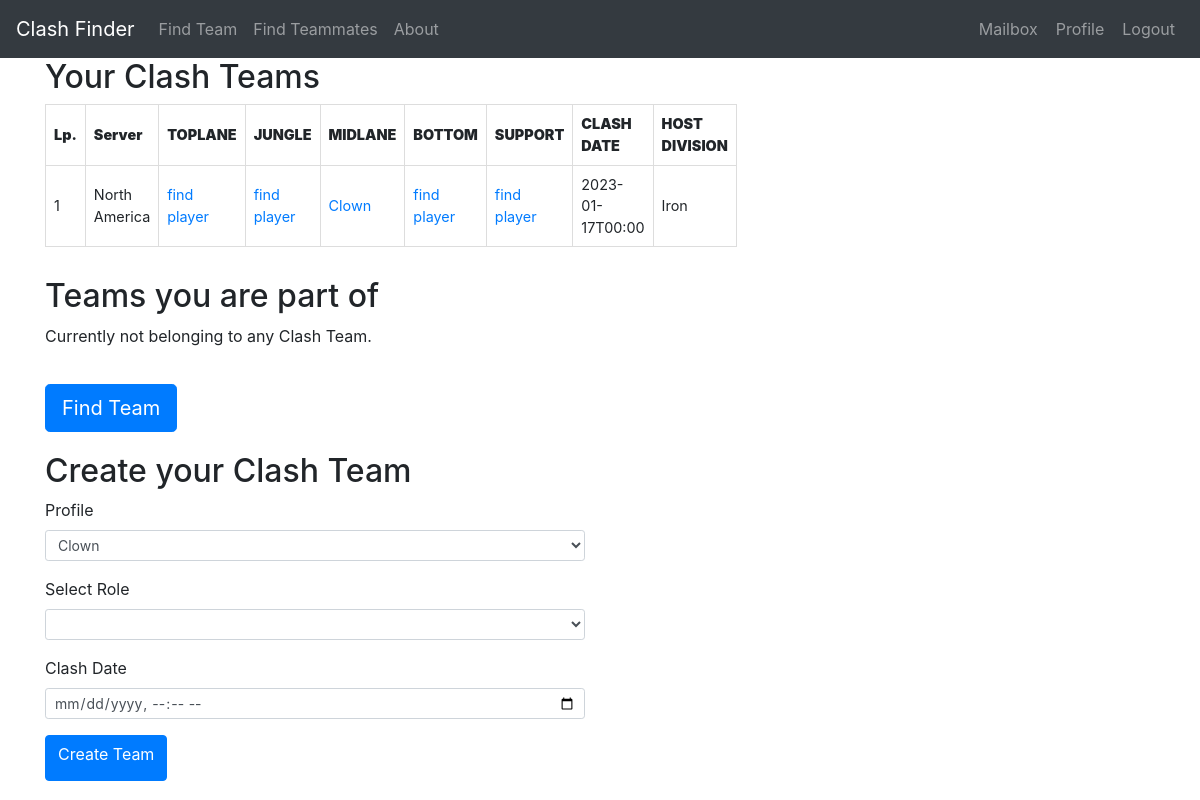
/user/admin/teams (signed in), run on an earlier commit of the app's database.
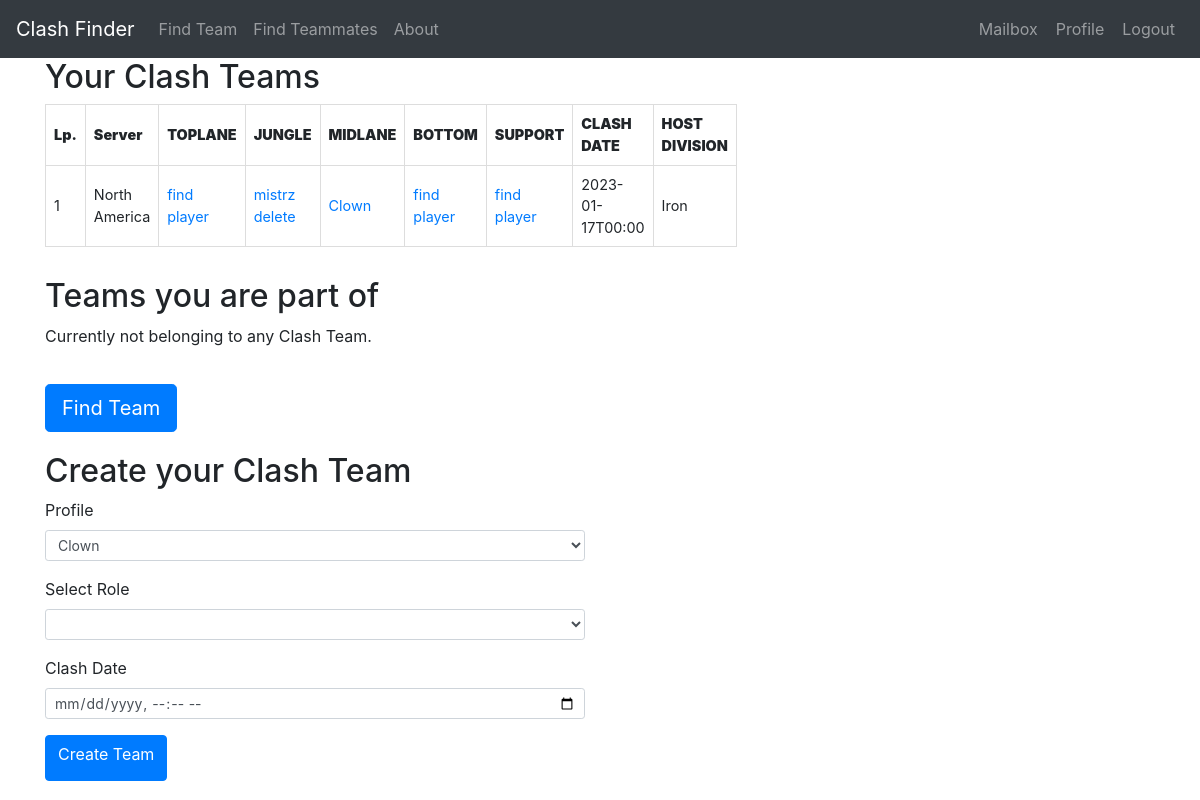
And on a later commit of the database.
### models.py (models this page shows, shortened)
class ClashTeam(UserMixin, db.Model):
    id = db.Column(db.Integer, primary_key=True)
    clash_date = db.Column(db.DateTime, nullable=False, default=None)
    division = db.Column(db.String(64), index=True, default=None)
    toplane = db.Column(db.String(64), index=True, default=None)
    jungle = db.Column(db.String(64), index=True, default=None)
    midlane = db.Column(db.String(64), index=True, default=None)
    bottom = db.Column(db.String(64), index=True, default=None)
    support = db.Column(db.String(64), index=True, default=None)
    host_id = db.Column(db.Integer, db.ForeignKey('profile.id'))
    invitation = db.relationship('ClashInvitation', backref='futureteam', lazy='dynamic',
                                 cascade="all, delete, delete-orphan")
    request = db.relationship('ClashRequest', backref='desired_team', lazy='dynamic',
                              cascade="all, delete, delete-orphan")
    def formatted_clash_date(self):
        return self.clash_date.strftime('%Y-%m-%dT%H:%M')

class Profile(UserMixin, db.Model):
    id = db.Column(db.Integer, primary_key=True)
    nickname = db.Column(db.String(64), index=True, unique=True)
    server = db.Column(db.String(10), index=True)
    division = db.Column(db.String(20), index=True)
    best_position = db.Column(db.String(20), index=True)
    alternative_position = db.Column(db.String(20), index=True)
    user_id = db.Column(db.Integer, db.ForeignKey('user.id'))
    clash_team = db.relationship('ClashTeam', backref='host', lazy='dynamic')
    invitation_in = db.relationship('ClashInvitation', backref='invitedguest', lazy='dynamic',
                                    cascade="all, delete, delete-orphan")
    request_out = db.relationship('ClashRequest', backref='candidate', lazy='dynamic',
                                  cascade="all, delete, delete-orphan")
    reported = db.relationship('ReportPlayer', backref='Reported', lazy='dynamic',
                               cascade="all, delete, delete-orphan")

### routes.py (the view)
@app.route('/user/<username>/teams', methods=['GET', 'POST'])
@login_required
def yourteams(username):
    user = User.query.filter_by(username=username).first_or_404()
    user_profiles = Profile.query.filter(Profile.user_id == user.id)
    user_clashteams = ClashTeam.query.join(Profile).filter(
        Profile.id == ClashTeam.host_id, Profile.user_id == user.id).all()
    user_profiles_data = {
        user_profile.nickname: user_profile.server for user_profile in user_profiles}
    guest_teams = []
    for key, value in user_profiles_data.items():
        guest_teams.extend(ClashTeam.query.join(Profile).filter(and_(or_(ClashTeam.toplane == key, ClashTeam.jungle == key, ClashTeam.midlane ==
                           key, ClashTeam.bottom == key, ClashTeam.support == key), Profile.server == value, Profile.user_id != user.id)).all())
    if len(user_clashteams) == 0:
        user_clashteams = []
    form = CreatingTeam(user_id=user.id, timerighnow=datetime.now())
    return render_template('yourteams.html', get_server_short_name=get_server_short_name, user_clashteams=user_clashteams, guest_teams=guest_teams, form=form, user=user)

### forms.py
class CreatingTeam(FlaskForm):
    profile = SelectField('Profile', validators=[DataRequired()], choices=[])
    role = SelectField('Select Role', validators=[
                       DataRequired()], choices=positions)
    clash_date = DateTimeLocalField(
        'Clash Date', format='%Y-%m-%dT%H:%M', validators=[DataRequired(), validate_date])
    submit = SubmitField('Create Team')
    def __init__(self, user_id, *args, **kwargs):
        super(CreatingTeam, self).__init__(*args, **kwargs)
        self.profile.choices = [(p.nickname)
                                for p in Profile.query.filter_by(user_id=user_id)]

### forms.py (called while the page is built)
def get_server_short_name(server_name):
    for server in servers:
        if server[0] == server_name:
            return server[1]
    return ''

### models.py (called while the page is built)
@login.user_loader
def load_user(id):
    return User.query.get(int(id))

### templates/yourteams.html (shortened to what the changed rows need)
{% extends "base.html" %}
{% block content %}
{% if current_user.id == user.id %}
<div class="container">
	<div class="row">
		<div class="col-sm-6">
			<h2>Your Clash Teams</h2>
			<div class="teams-info">
				{% if user_clashteams %}
				<table>
					<thead>
						<tr>
							<th><strong>Lp.</strong></th>
							<th><strong>Server</strong></th>
							<th><strong>TOPLANE</strong></th>
							<th><strong>JUNGLE</strong></th>
							<th><strong>MIDLANE</strong></th>
							<th><strong>BOTTOM</strong></th>
							<th><strong>SUPPORT</strong></th>
							<th><strong>CLASH DATE</strong></th>
							<th><strong>HOST DIVISION</strong></th>
						</tr>
					</thead>
					<tbody>
						{% for team in user_clashteams %}
						<tr>
							<td>{{ loop.index }}</td>
							<td>{{ team.host.server }}</td>
							<td>
								{% if team.toplane %}
								<a
									href="{{ url_for('profile', nickname=team.toplane, server=get_server_short_name(team.host.server).lower()) }}">{{
									team.toplane }}</a>
								{% if user.id == team.host.user_id and team.toplane != team.host.nickname %}
								<a
									href="{{ url_for('delete_teammate', username=user.username, team_id=team.id, position='toplane') }}">delete</a>
								{% endif %}
								{% else %}
								<a href="{{ url_for('findteammates') }}">find player</a>
								{% endif %}
							</td>
							<td>
								{% if team.jungle %}
								<a
									href="{{ url_for('profile', nickname=team.jungle, server=get_server_short_name(team.host.server).lower()) }}">{{
									team.jungle }}</a>
								{% if user.id == team.host.user_id and team.jungle != team.host.nickname %}
								<a
									href="{{ url_for('delete_teammate', username=user.username, team_id=team.id, position='jungle') }}">delete</a>
								{% endif %}
								{% else %}
								<a href="{{ url_for('findteammates') }}">find player</a>
								{% endif %}
							</td>
							<td>
								{% if team.midlane %}
								<a
									href="{{ url_for('profile', nickname=team.midlane, server=get_server_short_name(team.host.server).lower()) }}">{{
									team.midlane }}</a>
								{% else %}
								<a href="{{ url_for('findteammates') }}">find player</a>
								{% endif %}
							</td>
							<td>
								{% if team.bottom %}
								<a
									href="{{ url_for('profile', nickname=team.bottom, server=get_server_short_name(team.host.server).lower()) }}">{{
									team.bottom }}</a>
								{% if user.id == team.host.user_id and team.bottom != team.host.nickname %}
								<a
									href="{{ url_for('delete_teammate', username=user.username, team_id=team.id, position='bottom') }}">delete</a>
								{% endif %}
								{% else %}
								<a href="{{ url_for('findteammates') }}">find player</a>
								{% endif %}
							</td>
							<td>
								{% if team.support %}
								<a
									href="{{ url_for('profile', nickname=team.support, server=get_server_short_name(team.host.server).lower()) }}">{{
									team.support }}</a>
								{% if user.id == team.host.user_id and team.support != team.host.nickname %}
								<a
									href="{{ url_for('delete_teammate', username=user.username, team_id=team.id, position='support') }}">delete</a>
								{% endif %}
								{% else %}
								<a href="{{ url_for('findteammates') }}">find player</a>
								{% endif %}
							</td>
							<td>{{ team.formatted_clash_date() or '' }}</td>
							<td>{{ team.division or '' }}</td>
						</tr>
						{% endfor %}
					</tbody>
				</table>
				{% else %}
				<p>Currently, you are not hosting any Clash Team.</p>
				{% endif %}
			</div>
			<h2>Teams you are part of</h2>
			<h2>Create your Clash Team</h2>
		</div>
	</div>
</div>
{% else %}
<p>You do not have access to this page.</p>
{% endif %}
{% endblock %}

What changed in the data, as far as the page shows it:
changed ClashTeam "Clown": jungle (not shown) → "mistrz"; jungle "find player" → "delete"
